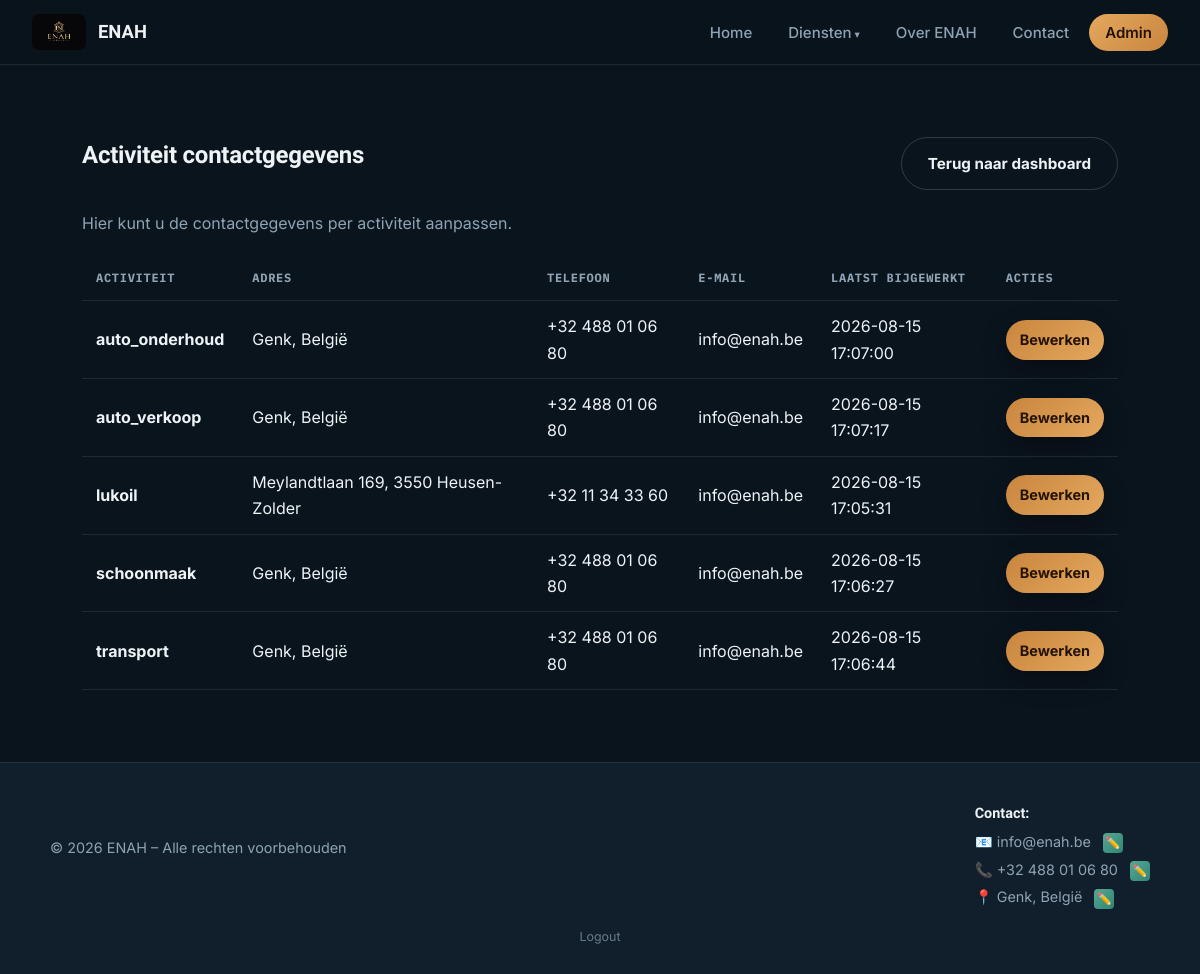
The app's page /admin/activity-contacts (signed in) with its own data.
### tables this page shows
CREATE TABLE activity_contacts (
            id INTEGER PRIMARY KEY AUTOINCREMENT,
            activity_name TEXT UNIQUE NOT NULL,
            address TEXT,
            phone TEXT,
            email TEXT,
            updated_at TEXT NOT NULL
        );

CREATE TABLE site_content (
            id INTEGER PRIMARY KEY AUTOINCREMENT,
            content_key TEXT UNIQUE NOT NULL,
            content_value TEXT NOT NULL,
            updated_at TEXT NOT NULL
        );

### app.py (the view)
@app.route("/admin/activity-contacts")
@login_required
def admin_activity_contacts():
    db = get_db()
    contacts = db.execute("SELECT * FROM activity_contacts ORDER BY activity_name").fetchall()
    return render_template("admin/activity_contacts.html", active_page="admin", contacts=contacts)

### app.py (called while the page is built)
def get_db():
    if "db" not in g:
        g.db = sqlite3.connect(DATABASE)
        g.db.row_factory = sqlite3.Row
    return g.db

@login_manager.user_loader
def load_user(user_id):
    db = get_db()
    row = db.execute("SELECT id, username FROM admins WHERE id = ?", (user_id,)).fetchone()
    if row is None:
        return None
    return AdminUser(row["id"], row["username"])

@app.context_processor
def inject_content():
    db = get_db()
    content_rows = db.execute("SELECT content_key, content_value FROM site_content").fetchall()
    content_dict = {row["content_key"]: row["content_value"] for row in content_rows}
    return dict(site_content=content_dict)

### templates/admin/activity_contacts.html (shortened to what this page needs)
{% extends "base.html" %}
{% block content %}
<section class="container">
  <div class="admin-bar">
    <h1>Activiteit contactgegevens</h1>
    <a class="btn btn-secondary" href="{{ url_for('admin_dashboard') }}">Terug naar dashboard</a>
  </div>
  <p style="color: var(--text-muted); margin-bottom: 20px;">Hier kunt u de contactgegevens per activiteit aanpassen.</p>
  <table class="admin-table">
    <thead>
      <tr>
        <th>Activiteit</th>
        <th>Adres</th>
        <th>Telefoon</th>
        <th>E-mail</th>
        <th>Laatst bijgewerkt</th>
        <th>Acties</th>
      </tr>
    </thead>
    <tbody>
      {% for contact in contacts %}
      <tr>
        <td><strong>{{ contact.activity_name }}</strong></td>
        <td>{{ contact.address or '-' }}</td>
        <td>{{ contact.phone or '-' }}</td>
        <td>{{ contact.email or '-' }}</td>
        <td>{{ contact.updated_at }}</td>
        <td>
          <a class="btn" href="{{ url_for('admin_activity_contact_bewerken', activity_name=contact.activity_name) }}" style="padding: 8px 14px; font-size: 0.9rem;">Bewerken</a>
        </td>
      </tr>
      {% endfor %}
    </tbody>
  </table>
</section>
{% endblock %}

### templates/base.html (shortened to what this page needs)
<!DOCTYPE html>
<html lang="nl">
<head>
  <link rel="stylesheet" href="{{ url_for('static', filename='css/style.css') }}">
</head>
<body>
  <nav class="navbar">
    <a class="brand" href="{{ url_for('index') }}">
      {% if active_page == 'lukoil' %}
        <img src="{{ url_for('static', filename='images/lukoil_logo.png') }}" alt="Lukoil logo">
        <span>Lukoil Heusen-Zolder</span>
      {% elif active_page in ['auto_onderhoud', 'auto_verkoop'] %}
        <img src="{{ url_for('static', filename='images/sixtyseven_cars_logo.jpeg') }}" alt="SixtySeven Cars logo">
        <span>SixtySeven Cars</span>
      {% else %}
        <img src="{{ url_for('static', filename='images/enah_logo.jpeg') }}" alt="ENAH logo">
        <span>ENAH</span>
      {% endif %}
    </a>
    <ul class="nav-links">
      <li><a href="{{ url_for('index') }}" class="{{ 'active' if active_page == 'home' }}">Home</a></li>
      <li class="dropdown">
        <a href="#" class="{{ 'active' if active_page in ['lukoil','schoonmaak','transport','auto_onderhoud','auto_verkoop'] }}">Diensten</a>
      </li>
      <li><a href="{{ url_for('about') }}" class="{{ 'active' if active_page == 'about' }}">Over ENAH</a></li>
      <li><a href="{{ url_for('contact') }}" class="{{ 'active' if active_page == 'contact' }}">Contact</a></li>
      {% if current_user.is_authenticated %}
        <li><a href="{{ url_for('admin_dashboard') }}" class="{{ 'active' if active_page == 'admin' }}">Admin</a></li>
      {% endif %}
    </ul>
  </nav>
  {% block content %}{% endblock %}
  <footer>
    <div class="footer-content">
      <p>&copy; 2026 ENAH – Alle rechten voorbehouden</p>
      <div class="footer-contact">
        <p><strong>Contact:</strong></p>
        <p>📧 {{ site_content.get('contact_email', 'info@enah.be') }} {% if current_user.is_authenticated %}<a class="edit-btn-inline" href="{{ url_for('admin_content_bewerken', content_key='contact_email') }}" title="E-mail bewerken">✏️</a>{% endif %}</p>
        <p>📞 {{ site_content.get('contact_phone', '+32 4 00 00 00') }} {% if current_user.is_authenticated %}<a class="edit-btn-inline" href="{{ url_for('admin_content_bewerken', content_key='contact_phone') }}" title="Telefoon bewerken">✏️</a>{% endif %}</p>
        <p>📍 {{ site_content.get('contact_location', 'Genk, België') }} {% if current_user.is_authenticated %}<a class="edit-btn-inline" href="{{ url_for('admin_content_bewerken', content_key='contact_location') }}" title="Locatie bewerken">✏️</a>{% endif %}</p>
      </div>
    </div>
    {% if not current_user.is_authenticated %}
      <a href="{{ url_for('admin_login') }}" class="admin-login-link">Admin login</a>
    {% else %}
      <a href="{{ url_for('admin_logout') }}" class="admin-login-link">Logout</a>
    {% endif %}
  </footer>
</body>
</html>

### static/css/style.css (style rules this page uses)
:root { --ink: #0a141d; --surface: #101f2b; --surface-2: #16293a; --surface-3: #1e3852; --text: #eef3f6; --text-muted: #8fa3b3; --border: rgba(255,255,255,0.09); --border-strong: rgba(255,255,255,0.16); --brand: #c9853e; --brand-2: #e4a85e; --brand-ink: #241202; --teal: #2f8574; --teal-light: #57a893; --success: #3fa87b; --error: #e2554c; --radius: 22px; --radius-sm: 13px; --shadow: 0 28px 64px -26px rgba(0,0,0,0.62); --shadow-sm: 0 10px 26px rgba(0,0,0,0.32); --shadow-glow: 0 0 0 1px rgba(201,133,62,0.18), 0 12px 30px -8px rgba(201,133,62,0.28); --font-display: "Sora", "Segoe UI", sans-serif; --font-body: "Inter", "Segoe UI", sans-serif; --font-mono: "IBM Plex Mono", "Consolas", monospace; }
* { box-sizing: border-box; }
html { scroll-behavior: smooth; }
body { margin: 0; font-family: var(--font-body); background: var(--ink); color: var(--text); line-height: 1.65; min-height: 100vh; -webkit-font-smoothing: antialiased; }
a { color: inherit; text-decoration: none; }
img { max-width: 100%; display: block; }
h1, h2, h3, h4 { font-family: var(--font-display); line-height: 1.15; letter-spacing: -0.01em; margin: 0 0 16px; }
p { margin: 0 0 14px; }
.navbar { position: sticky; top: 0; z-index: 100; display: flex; align-items: center; justify-content: space-between; padding: 14px 32px; background: rgba(10, 20, 29, 0.88); backdrop-filter: blur(18px); border-bottom: 1px solid var(--border); }
.navbar .brand { display: flex; align-items: center; gap: 12px; font-weight: 600; font-family: var(--font-display); font-size: 1.15rem; }
.navbar .brand img { height: 36px; width: auto; border-radius: 7px; }
.nav-links { display: flex; align-items: center; gap: 4px; list-style: none; margin: 0; padding: 0; }
.nav-links > li > a { padding: 9px 16px; border-radius: 999px; color: var(--text-muted); font-weight: 500; font-size: 0.94rem; transition: all 0.2s ease; }
.nav-links > li > a.active { color: var(--brand-ink); background: linear-gradient(135deg, var(--brand-2), var(--brand)); font-weight: 600; }
.dropdown { position: relative; }
.dropdown > a::after { content: " \25BE"; font-size: 0.7em; }
.container { max-width: 1100px; margin: 0 auto; padding: 72px 32px; }
.btn { display: inline-block; padding: 13px 26px; border-radius: 999px; background: linear-gradient(135deg, var(--brand), var(--brand-2)); color: var(--brand-ink); font-weight: 700; font-size: 0.95rem; border: none; cursor: pointer; transition: transform 0.2s ease, box-shadow 0.2s ease, filter 0.2s ease; box-shadow: var(--shadow-sm); }
.btn-secondary { background: transparent; border: 1px solid var(--border-strong); color: var(--text); box-shadow: none; }
.edit-btn, .edit-btn-inline { display: inline-flex; align-items: center; justify-content: center; background: linear-gradient(135deg, var(--teal-light), var(--teal)); color: #04211b; border: none; cursor: pointer; text-decoration: none; transition: transform 0.2s ease, filter 0.2s ease; }
.edit-btn-inline { width: 20px; height: 20px; padding: 0; border-radius: 4px; font-size: 12px; margin-left: 8px; vertical-align: middle; }
.admin-table { width: 100%; border-collapse: collapse; margin-top: 20px; }
.admin-table th, .admin-table td { padding: 12px 14px; border-bottom: 1px solid var(--border); text-align: left; }
.admin-table th { font-family: var(--font-mono); font-size: 0.75rem; letter-spacing: 0.06em; text-transform: uppercase; color: var(--text-muted); }
.admin-bar { display: flex; justify-content: space-between; align-items: center; margin-bottom: 20px; flex-wrap: wrap; gap: 12px; }
footer { text-align: center; padding: 34px 30px 26px; color: var(--text-muted); border-top: 1px solid var(--border); font-size: 0.9rem; background: var(--surface); }
.footer-content { display: flex; justify-content: space-between; align-items: center; flex-wrap: wrap; gap: 20px; max-width: 1100px; margin: 0 auto; }
.footer-contact { text-align: left; }
.footer-contact p { margin: 4px 0; }
.footer-contact strong { color: var(--text); font-family: var(--font-display); }
.admin-login-link { display: block; margin-top: 14px; font-size: 0.78rem; color: var(--text-muted); opacity: 0.7; transition: opacity 0.2s; }

### records on screen
activity_contacts: activity_name "auto_onderhoud", address "Genk, België", phone "+32 488 01 06 80", email "info@enah.be", updated_at "2026-08-15 17:07:00"
activity_contacts: activity_name "auto_verkoop", address "Genk, België", phone "+32 488 01 06 80", email "info@enah.be", updated_at "2026-08-15 17:07:17"
activity_contacts: activity_name "lukoil", address "Meylandtlaan 169, 3550 Heusen-Zolder", phone "+32 11 34 33 60", email "info@enah.be", updated_at "2026-08-15 17:05:31"
activity_contacts: activity_name "schoonmaak", address "Genk, België", phone "+32 488 01 06 80", email "info@enah.be", updated_at "2026-08-15 17:06:27"
activity_contacts: activity_name "transport", address "Genk, België", phone "+32 488 01 06 80", email "info@enah.be", updated_at "2026-08-15 17:06:44"
site_content: get "info@enah.be"
site_content: get "+32 488 01 06 80"
site_content: get "Genk, België"
